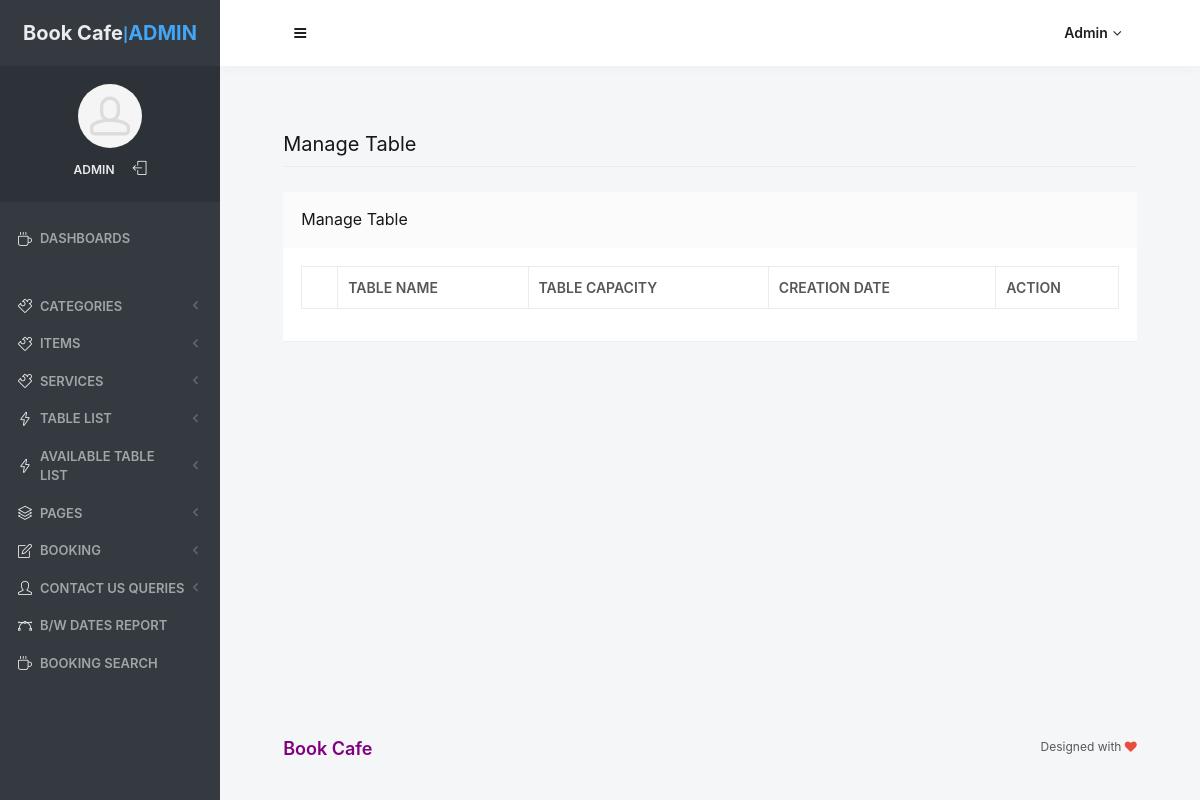
/obbs/admin/manage-event-type.php (signed in), run on an earlier commit of the app's database.
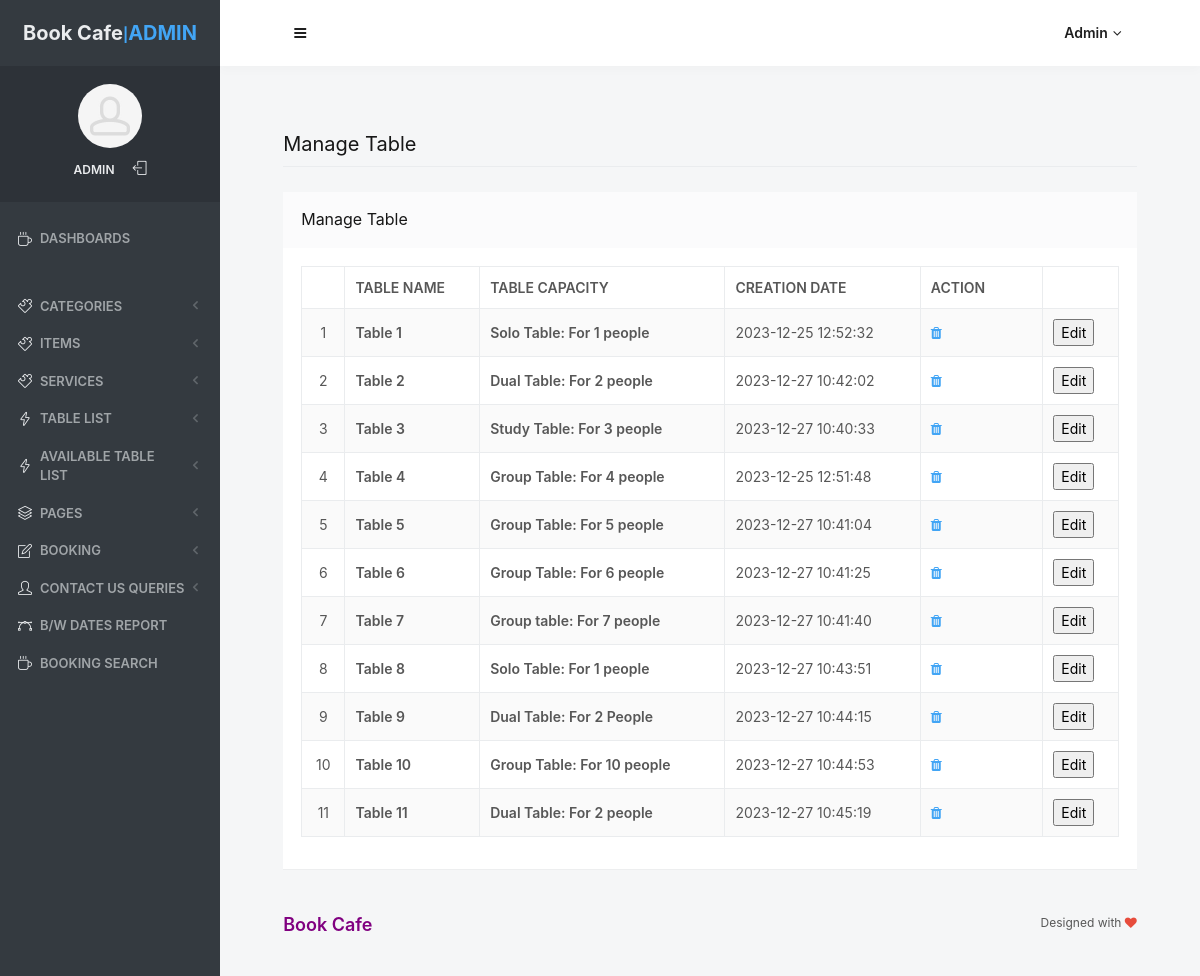
And on a later commit of the database.
### tables this page shows
CREATE TABLE `tbltable` (
  `ID` int(250) NOT NULL,
  `TableType` varchar(250) NOT NULL,
  `TableStatus` int(250) NOT NULL,
  `TableCapacity` varchar(250) NOT NULL,
  `CreationDate` timestamp NOT NULL DEFAULT current_timestamp() ON UPDATE current_timestamp()
);

### obbs/admin/manage-event-type.php (the view, shortened to what this page needs)
<?php
include('includes/dbconnection.php');
if (strlen($_SESSION['odmsaid']==0)) {
  header('location:logout.php');
  } else{
  ?>
<!doctype html>
<html lang="en" class="no-focus">
    <head>
        <link rel="stylesheet" href="assets/js/plugins/datatables/dataTables.bootstrap4.min.css">
        <link rel="stylesheet" id="css-main" href="assets/css/codebase.min.css">
    </head>
    <body>
        <div id="page-container" class="sidebar-o sidebar-inverse side-scroll page-header-fixed main-content-narrow">
           <?php include_once('includes/sidebar.php');?>
          <?php include_once('includes/header.php');?>
            <main id="main-container">
                <div class="content">
                    <h2 class="content-heading">Manage Table</h2>
                    <div class="block">
                        <div class="block-header block-header-default">
                            <h3 class="block-title">Manage Table</h3>
                        </div>
                        <div class="block-content block-content-full">
                            <table class="table table-bordered table-striped table-vcenter js-dataTable-full-pagination">
                                <thead>
                                    <tr>
                                        <th class="text-center"></th>
                                        <th>Table Name</th>
                                        <th>Table Capacity</th>
                                        <th class="d-none d-sm-table-cell">Creation Date</th>
                                        <th class="d-none d-sm-table-cell" style="width: 15%;">Action</th>
                                       </tr>
                                </thead>
                                <tbody>
                                    <?php
$sql="SELECT * from tbltable";
$query = $dbh -> prepare($sql);
$query->execute();
$results=$query->fetchAll(PDO::FETCH_OBJ);
$cnt=1;
if($query->rowCount() > 0)
{
foreach($results as $row)
{               ?>
                                    <tr>
                                        <td class="text-center"><?php echo htmlentities($cnt);?></td>
                                        <td class="font-w600"><?php  echo htmlentities($row->TableType);?></td>
                                        <td class="font-w600"><?php  echo htmlentities($row->TableCapacity);?></td>
                                        <td class="d-none d-sm-table-cell"><?php  echo htmlentities($row->CreationDate);?></td>
                                         <td class="d-none d-sm-table-cell"><a href="manage-event-type.php?delid=<?php echo ($row->ID);?>" onclick="return confirm('Do you really want to Delete ?');"><i class="fa fa-trash fa-delete" aria-hidden="true"></i></a></td>
                                         <td class="d-none d-sm-table-cell">
                                             <a href="edit-tables.php?editid=<?php echo ($row->ID);?>"><button>Edit</button></a>
                                        </td>
                                    </tr>
                                    <?php $cnt=$cnt+1;}} ?>
                                </tbody>
                            </table>
                        </div>
                    </div>
                </div>
            </main>
           <?php include_once('includes/footer.php');?>
        </div>
    </body>
</html>
<?php }  ?>

### obbs/admin/includes/sidebar.php (shortened to what this page needs)
     <?php
include('includes/dbconnection.php');
if (strlen($_SESSION['odmsaid']==0)) {
  header('location:logout.php');
  } else{
  ?>
   <nav id="sidebar">
                <div id="sidebar-scroll">
                    <div class="sidebar-content">
                        <div class="content-header content-header-fullrow px-15">
                            <div class="content-header-section text-center align-parent sidebar-mini-hidden">
                                <div class="content-header-item">
                                    <a class="link-effect font-w700" href="dashboard.php">
                                        <span class="font-size-xl text-dual-primary-dark">Book Cafe</span>|<span class="font-size-xl text-primary">ADMIN</span>
                                    </a>
                                </div>
                            </div>
                        </div>
                        <div class="content-side content-side-full content-side-user px-10 align-parent">
                            <div class="sidebar-mini-hidden-b text-center">
                                <a class="img-link" href="dashboard.php">
                                    <img class="img-avatar" src="assets/img/avatars/avatar15.jpg" alt="">
                                </a>
                                <ul class="list-inline mt-10">
                                    <?php
$aid=$_SESSION['odmsaid'];
$sql="SELECT AdminName from  tbladmin where ID=:aid";
$query = $dbh -> prepare($sql);
$query->bindParam(':aid',$aid,PDO::PARAM_STR);
$query->execute();
$results=$query->fetchAll(PDO::FETCH_OBJ);
$cnt=1;
if($query->rowCount() > 0)
{
foreach($results as $row)
{               ?>
                                    <li class="list-inline-item">
                                        <a class="link-effect text-dual-primary-dark font-size-xs font-w600 text-uppercase" href="admin-profile.php"><?php  echo $row->AdminName;?></a>
                                    </li><?php $cnt=$cnt+1;}} ?>
                                    <li class="list-inline-item">
                                        <a class="link-effect text-dual-primary-dark" href="logout.php">
                                            <i class="si si-logout"></i>
                                        </a>
                                    </li>
                                </ul>
                            </div>
                        </div>
                        <div class="content-side content-side-full">
                            <ul class="nav-main">
                                <li class="open">
                                    <a href="dashboard.php"><i class="si si-cup"></i><span class="sidebar-mini-hide">Dashboards</span></a>
                                </li>
                                <li class="nav-main-heading"><span class="sidebar-mini-visible">UI</span><span class="sidebar-mini-hidden"></span></li>
                                <li>
                                    <a class="nav-submenu" data-toggle="nav-submenu"><i class="si si-puzzle"></i><span class="sidebar-mini-hide"></span>Categories</a>
                                </li>
                                <li>
                                    <a class="nav-submenu" data-toggle="nav-submenu"><i class="si si-puzzle"></i><span class="sidebar-mini-hide"></span>Items</a>
                                </li>
                                <li>
                                    <a class="nav-submenu" data-toggle="nav-submenu"><i class="si si-puzzle"></i><span class="sidebar-mini-hide"></span>Services</a>
                                </li>
                                <li>
                                    <a class="nav-submenu" data-toggle="nav-submenu" href="#"><i class="si si-energy"></i><span class="sidebar-mini-hide">Table List</span></a>
                                </li>
                                <li>
                                    <a class="nav-submenu" data-toggle="nav-submenu" href="#"><i class="si si-energy"></i><span class="sidebar-mini-hide">Available Table List</span></a>
                                </li>
                                <li>
                                    <a class="nav-submenu" data-toggle="nav-submenu" href="#"><i class="si si-layers"></i><span class="sidebar-mini-hide">Pages</span></a>
                                </li>
                                <li>
                                    <a class="nav-submenu" data-toggle="nav-submenu" href="#"><i class="si si-note"></i><span class="sidebar-mini-hide">Booking</span></a>
                                </li>
                                <li>
                                    <a class="nav-submenu" data-toggle="nav-submenu" href="#"><i class="si si-user"></i><span class="sidebar-mini-hide">Contact Us Queries</span></a>
                                </li>
                                <li>
                                    <a  href="between-dates-report.php"><i class="si si-vector"></i><span class="sidebar-mini-hide">B/w Dates Report</span></a>
                                </li>
                     <li>
                                    <a href="booking-search.php"><i class="si si-cup"></i><span class="sidebar-mini-hide">Booking Search</span></a>
                                </li>
                            </ul>
                        </div>
                    </div>
                </div>
            </nav>
           <?php }  ?>

### obbs/admin/includes/header.php (shortened to what this page needs)
   <?php
include('includes/dbconnection.php');
if (strlen($_SESSION['odmsaid']==0)) {
  header('location:logout.php');
  } else{
  ?>
            <header id="page-header">
                <div class="content-header">
                    <div class="content-header-section">
                        <button type="button" class="btn btn-circle btn-dual-secondary" data-toggle="layout" data-action="sidebar_toggle">
                            <i class="fa fa-navicon"></i>
                        </button>
                    </div>
                    <div class="content-header-section">
                        <div class="btn-group" role="group">
                            <?php
$aid=$_SESSION['odmsaid'];
$sql="SELECT AdminName from  tbladmin where ID=:aid";
$query = $dbh -> prepare($sql);
$query->bindParam(':aid',$aid,PDO::PARAM_STR);
$query->execute();
$results=$query->fetchAll(PDO::FETCH_OBJ);
$cnt=1;
if($query->rowCount() > 0)
{
foreach($results as $row)
{               ?>
                            <button type="button" class="btn btn-rounded btn-dual-secondary" id="page-header-user-dropdown" data-toggle="dropdown" aria-haspopup="true" aria-expanded="false">
                                <?php  echo $row->AdminName;?><i class="fa fa-angle-down ml-5"></i>
                            </button>
                            <?php $cnt=$cnt+1;}} ?>
                        </div>
                    </div>
                </div>
            </header>
            <?php }  ?>

### obbs/admin/includes/footer.php
<footer id="page-footer" class="opacity-0">
    <div class="content py-20 font-size-xs clearfix">
        <div class="float-right">
            Designed with <i class="fa fa-heart text-pulse"></i>
        </div>
        <div class="float-left">
           <h5 style="color: purple"> Book Cafe </h5>
        </div>
    </div>
</footer>

What changed in the data, as far as the page shows it:
added tbltable: TableType "Table 1", TableCapacity "Solo Table: For 1 people", CreationDate "2023-12-25 12:52:32"
added tbltable: TableType "Table 2", TableCapacity "Dual Table: For 2 people", CreationDate "2023-12-27 10:42:02"
added tbltable: TableType "Table 3", TableCapacity "Study Table: For 3 people", CreationDate "2023-12-27 10:40:33"
added tbltable: TableType "Table 4", TableCapacity "Group Table: For 4 people", CreationDate "2023-12-25 12:51:48"
added tbltable: TableType "Table 5", TableCapacity "Group Table: For 5 people", CreationDate "2023-12-27 10:41:04"
added tbltable: TableType "Table 6", TableCapacity "Group Table: For 6 people", CreationDate "2023-12-27 10:41:25"
added tbltable: TableType "Table 7", TableCapacity "Group table: For 7 people", CreationDate "2023-12-27 10:41:40"
added tbltable: TableType "Table 8", TableCapacity "Solo Table: For 1 people", CreationDate "2023-12-27 10:43:51"
added tbltable: TableType "Table 9", TableCapacity "Dual Table: For 2 People", CreationDate "2023-12-27 10:44:15"
added tbltable: TableType "Table 10", TableCapacity "Group Table: For 10 people", CreationDate "2023-12-27 10:44:53"
added tbltable: TableType "Table 11", TableCapacity "Dual Table: For 2 people", CreationDate "2023-12-27 10:45:19"
